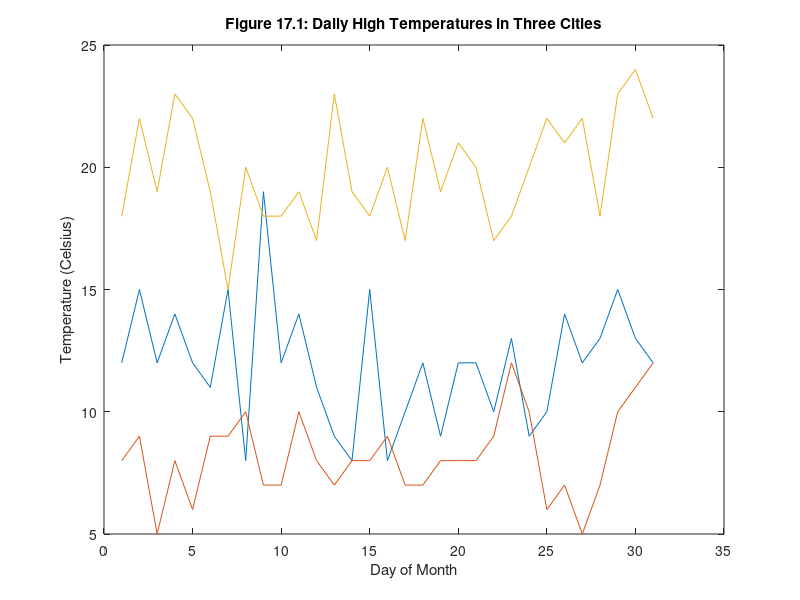

Reproduce this figure in MATLAB.
% MATLAB Script: CityTemperaturesMonth.m

% Define variable temps.
% Variable temps includes daily high temperature (in Celsius) of three
% cities over a 31-day month period.
temps = [12 8 18;
         15 9 22;
         12 5 19;
         14 8 23;
         12 6 22;
         11 9 19;
         15 9 15;
         8 10 20;
         19 7 18;
         12 7 18;
         14 10 19;
         11 8 17;
         9 7 23;
         8 8 19;
         15 8 18;
         8 9 20;
         10 7 17;
         12 7 22;
         9 8 19;
         12 8 21;
         12 8 20;
         10 9 17;
         13 12 18;
         9 10 20;
         10 6 22;
         14 7 21;
         12 5 22;
         13 7 18;
         15 10 23;
         13 11 24;
         12 12 22];

% Display the temps variable data
temps

d = 1:31; % number the days of the month

% Plot the temperatures
plot(d,temps);
xlabel('Day of Month');
ylabel('Temperature (Celsius)');
title('Figure 17.1: Daily High Temperatures in Three Cities');

% Calculate the average values
avg_temp = mean(temps)

% Calculate the overall average temperature of the three cities
avg_avg = mean(avg_temp)

% Specifying the dimension to work on:
avg_temp = mean(temps,1) % same as above, work down the rows

avg_tempr = mean(temps,2) % compute means across columns

% If temps were n-dimensional, the mean and other statistical functions
% could be used along any dimension, as in the following example:

temps2 = temps+round(2*rand(size(temps))-1);
temps3 = cat(3,temps,temps2);

size(temps3)

mean(temps3) % Same as mean(temps3,1)

squeeze(mean(temps3))' % squeeze to two dimensions

reshape(mean(temps3),3,2)' % alternate squeeze

mean(temps3,3)
